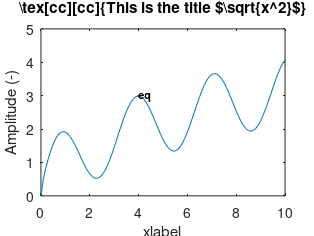

Here is the MATLAB script that generated this plot:

set(0, 'DefaultTextInterpreter', 'none');

x = 0:0.1:10;
y = sin(2 * x) + sqrt(x);

fh = figure;
set(fh, 'Units', 'centimeters');
set(fh, 'Position', [5 5 8 6]);
set(fh, 'PaperPositionMode', 'auto');
idx = 41;
plot(x, y, x(idx),y(idx), '.');
text(x(41), y(41), 'eq', 'FontWeight', 'bold', 'FontSize', 8);
xlabel('xlabel');
ylabel('Amplitude (-)');
title('\tex[cc][cc]{This is the title $\sqrt{x^2}$}');

print('-depsc2', 'demo_figure.eps');
